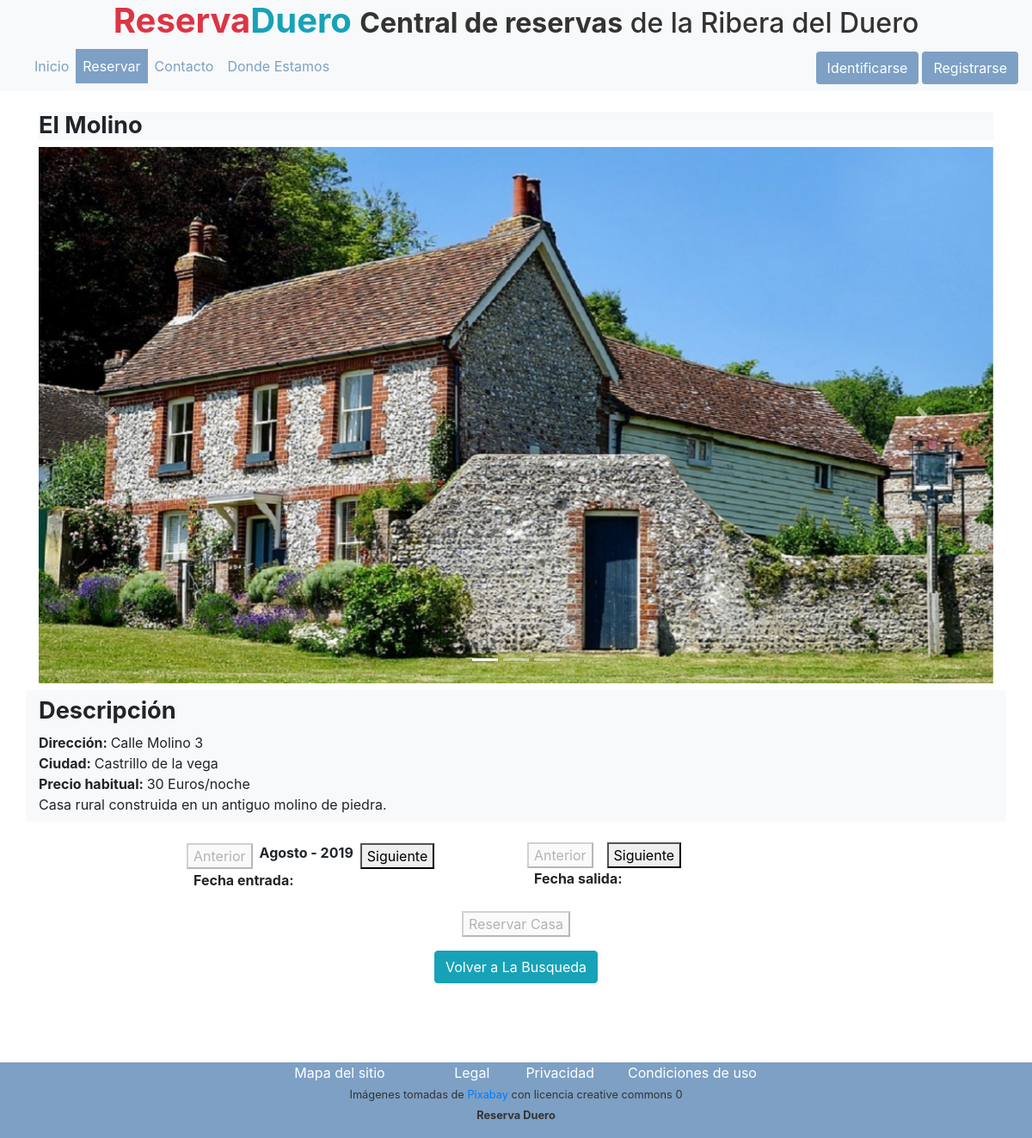
Page /descripcion.php?c=2 on the committed database.
### tables this page shows
CREATE TABLE `imagenes` (
  `id` int(11) NOT NULL,
  `RUTA` varchar(40) NOT NULL,
  `DESCRIPCION` varchar(250) DEFAULT NULL,
  `IDCASA` int(11) NOT NULL,
  `EXTENSION` varchar(4) NOT NULL
);

CREATE TABLE `casasrurales` (
  `id` int(11) NOT NULL,
  `REF` varchar(25) NOT NULL,
  `NOMBRERECINTO` varchar(45) NOT NULL,
  `DIRECCION` varchar(128) NOT NULL,
  `CIUDAD` varchar(25) NOT NULL,
  `CORREORECINTO` varchar(45) NOT NULL,
  `DESCRIPCION` varchar(250) NOT NULL,
  `PRECIOHABITUAL` float NOT NULL,
  `NOMBRECORTO` varchar(32) NOT NULL,
  `FECHAINICIOPUBLICACION` date NOT NULL,
  `FECHAFINALPUBLICACION` date NOT NULL
);

### libs/logica.php (called while the page is built, shortened)
<?php
include_once 'CasasRurales.php';
include_once 'Imagenes.php';
function obtenerimagenescasa($conexion, $id) {
    $sql = "SELECT `id`, `RUTA`, `DESCRIPCION`, `IDCASA`, `EXTENSION` FROM `imagenes` WHERE `IDCASA`=?";
    $idrecinto = 0;
    $ruta = "";
    $descripcion = "";
    $idcasa = 0;
    $extesion = "";
    $retval = array();
    if ($stmt = mysqli_prepare($conexion, $sql)) {
        mysqli_stmt_bind_param($stmt, "i", $id);
        mysqli_stmt_execute($stmt);
        mysqli_stmt_bind_result($stmt, $idrecinto, $ruta, $descripcion, $idcasa, $extesion);
        while (mysqli_stmt_fetch($stmt)) {
            $retval[] = new Imagenes($idrecinto, $ruta, $descripcion, $idcasa, $extesion);
        }
    }
    return $retval;
}
function existecasarural($conexion, $idcasarural) {
    $cantidadcasas = 0;
    $retval = TRUE;
    $sql = "SELECT count(*) as cantidadcasas FROM `casasrurales` WHERE ID=?;";
    if ($stmt = mysqli_prepare($conexion, $sql)) {
        mysqli_stmt_bind_param($stmt, "i", $idcasarural);
        mysqli_stmt_execute($stmt);
        mysqli_stmt_bind_result($stmt, $cantidadcasas);
        if (mysqli_stmt_fetch($stmt) === TRUE) {
            if ($cantidadcasas >= 1) {
                $retval = TRUE;
            } else {
                $retval = FALSE;
            }
        } else {
            $retval = FALSE;
        }
    } else {
        $retval = FALSE;
    }
    return $retval;
}
function obtenerdatoscasa($conexion, $idcasarural) {
    $id = 0;
    $ref = "";
    $nombrecinto = "";
    $nombrecorto = "";
    $direccion = "";
    $ciudad = "";
    $correorecinto = "";
    $descripcion = "";
    $precioahabitual = 0;
    $fechainiciopublicacion = "";
    $fechafinalpublicacion = "";
    $retval = NULL;
    $sql = "SELECT `id`, `REF`, `NOMBRERECINTO`, `NOMBRECORTO`, `DIRECCION`, `CIUDAD`, `CORREORECINTO`, `DESCRIPCION`, `PRECIOHABITUAL`,`FECHAINICIOPUBLICACION`, `FECHAFINALPUBLICACION` FROM `casasrurales` WHERE ID=?";
    if ($stmt = mysqli_prepare($conexion, $sql)) {
        mysqli_stmt_bind_param($stmt, "i", $idcasarural);
        mysqli_stmt_execute($stmt);
        mysqli_stmt_bind_result($stmt, $id, $ref, $nombrecinto, $nombrecorto, $direccion, $ciudad, $correorecinto, $descripcion, $precioahabitual, $fechainiciopublicacion, $fechafinalpublicacion);
        if (mysqli_stmt_fetch($stmt) === TRUE) {
            $retval = new CasasRurales($id, $ref, $nombrecinto, $nombrecorto, $direccion, $ciudad, $correorecinto, $descripcion, $precioahabitual, array(), $fechainiciopublicacion, $fechafinalpublicacion);
            $retval->imagenes = obtenerimagenescasa($conexion, $idcasarural);
        }
    }
    return $retval;
}
?>

### libs/CasasRurales.php (called while the page is built, shortened)
<?php
class CasasRurales {
    public function __construct($id, $ref, $nombrecinto,$nombrecorto,$direccion, $ciudad, $correorecinto, $descripcion,$precioahabitual,$imagenes,$fechainiciopublicacion,$fechafinalpublicacion) {
        $this->nombrecinto = urlencode($nombrecinto);
        $this->direccion = urlencode($direccion);
        $this->ciudad = urlencode($ciudad);
        $this->descripcion = urlencode($descripcion);
        $this->precioahabitual = urlencode($precioahabitual);
    }
}
?>

### libs/Imagenes.php (called while the page is built, shortened)
<?php
class Imagenes {
    public function __construct($id, $ruta, $descripcion, $idcasa,$extension) {
        $this->ruta = urlencode($ruta);
        $this->extension=urlencode($extension);
    }
}
?>

### libs/descripcioncasa.php (the view, shortened to what this page needs)
<?php
include_once 'logica.php';
$conexion = DBConnection::getDBConnection();
if ($conexion === NULL) {
    ?>
    <article class="jumbotron jumbotron-fluid coloresprimarios mt-2 text-white">
        <header class="text-center">
            <h1>
                <strong class="bold">
                    Error Inesperado
                </strong>
            </h1>
        </header>
        <p class="text-center">
            Se ha producido un error inesperado
        </p>
    </article>
    <?php
} else {
    $datoscasa = obtenerdatoscasa($conexion, $_GET["c"]);
    ?>
    <?php
    $texto = "";
    if (count($datoscasa->imagenes) >= 1) {
        $cuenta = count($datoscasa->imagenes);
        $texto = $texto . "<article  class=\"container\">\n";
        $texto = $texto . "  <header class=\"bg-light\">\n";
        $texto = $texto . "    <h1 class=\"bg-light cabeceraoferta\">\n";
        $texto = $texto . "    <strong class=\"bold\">\n";
        $texto = $texto . urldecode($datoscasa->nombrecinto);
        $texto = $texto . "    </strong>\n";
        $texto = $texto . "    </h1>\n";
        $texto = $texto . "  </header>\n";
        $texto = $texto . "<div id=\"myCarousel\" class=\"carousel slide\" data-ride=\"carousel\">\n";
        $texto = $texto . "<ul class=\"carousel-indicators\">\n";
        for ($i = 0; $i < $cuenta; $i++) {
            if ($i == 0) {
                $texto = $texto . "<li data-target = \"#myCarousel\" data-slide-to=\"" . $i . "\" class=\"active\"></li>\n";
            } else {
                $texto = $texto . "<li data-target = \"#myCarousel\" data-slide-to=\"" . $i . "\"></li>\n";
            }
        }
        $texto = $texto . "</ul>\n";
        $texto = $texto . "<div class = \"carousel-inner\">\n";
        for ($i = 0; $i < $cuenta; $i++) {
            if ($i == 0) {
                $texto = $texto . "<div class = \"carousel-item active\">\n";
                $texto = $texto . "<img  src=\"img/" . urldecode($datoscasa->imagenes[$i]->ruta) . "-carousel." . urldecode($datoscasa->imagenes[$i]->extension) . "\" class=\"center-block img-fluid\" alt=\"" . urldecode($datoscasa->nombrecinto) . "\" />\n";
                $texto = $texto . "</div>\n";
            } else {
                $texto = $texto . "<div class = \"carousel-item\">\n";
                $texto = $texto . "<img  src=\"img/" . urldecode($datoscasa->imagenes[$i]->ruta) . "-carousel." . urldecode($datoscasa->imagenes[$i]->extension) . "\" class=\"center-block img-fluid\" alt=\"" . urldecode($datoscasa->nombrecinto) . "\" />\n";
                $texto = $texto . "</div>\n";
            }
        }
        $texto = $texto . "</div>\n";
        $texto = $texto . "<a class = \"carousel-control-prev\" href = \"#myCarousel\" data-slide = \"prev\">\n";
        $texto = $texto . "<span class =\"carousel-control-prev-icon\"></span>\n";
        $texto = $texto . "</a>\n";
        $texto = $texto . "<a class = \"carousel-control-next\" href = \"#myCarousel\" data-slide = \"next\">\n";
        $texto = $texto . "<span class = \"carousel-control-next-icon\"></span>\n";
        $texto = $texto . "</a>\n";
        $texto = $texto . "</div>\n";
        $texto = $texto . "</article>\n";
    }
    print($texto);
    ?>
    <article  class="container bg-light mt-2 pb-2 pt-2">
        <header class="bg-light">
            <h1 class="bg-light cabeceraoferta">
                <strong class="bold">
                    Descripción
                </strong>
            </h1>
        </header>
        <strong class="bold">Dirección: </strong><?php print(urldecode($datoscasa->direccion)); ?><br>
        <strong class="bold">Ciudad: </strong><?php print(urldecode($datoscasa->ciudad)); ?><br>
        <strong class="bold">Precio habitual: </strong><?php print(urldecode($datoscasa->precioahabitual)); ?> Euros/noche<br>
        <?php print(urldecode($datoscasa->descripcion)); ?>
    </article>
    <article class="row justify-content-center ml-1 mr-2">
        <article  class="col-12 col-sm-12 col-md-6 col-lg-4 col-xl-4 mt-4">
            <header>
                <form class="form-inline">
                    <button id="anteriormes" type="button">
                        Anterior
                    </button>
                    <label class="form-label ml-2 mr-2 mb-2"><strong id="calendario_mesmostrado" class="bold"> </strong></label>
                    <button id="siguientemes" type="button">
                        Siguiente
                    </button>
                </form>
            </header>
            <label id="fechaentradaseleccionada" class="form-label ml-2 mr-2" data-fecha="" data-fecha2=""><strong class="bold">Fecha entrada:</strong></label>
        </article>
        <article  class="col-12 col-sm-12 col-md-6 col-lg-4 col-xl-4 mt-4">
            <header>
                <form class="form-inline">
                    <button id="anteriormes2" type="button">
                        Anterior
                    </button>
                    <button id="siguientemes2" type="button">
                        Siguiente
                    </button>
                </form>
            </header>
            <label id="fechasalidaseleccionada" class="form-label ml-2 mr-2" data-fecha="" data-fecha2=""><strong class="bold">Fecha salida:</strong></label>
        </article>
    </article>
    <article class="container-fluid mt-2 d-flex justify-content-center">
        <?php
        if (DEPURACION == TRUE) {
            ?>
            <form action="reservarcasa.php" method="GET" id="formularioreservarcasa" class="form-inline">
                <?php
            } else {
                ?>
                <form action="reservarcasa.php" method="POST" id="formularioreservarcasa" class="form-inline">
                    <?php
                }
                ?>
                <button id="reservarcasa" type="button" disabled>
                    Reservar Casa
                </button>
            </form>
    </article>
    <article class="container-fluid mt-2 d-flex justify-content-center">
        <a href="reservar.php" class="btn btn-info mt-2">Volver a La Busqueda</a>
    </article>
    <?php
}
?>

### css/publica.css (style rules this page uses)
@media (min-width: 1200px) { h1.cabeceraoferta { font-size: 1.7em; } }

### rows in the picture
imagenes: RUTA (picture)
casasrurales: PRECIOHABITUAL "30"

### other values in the picture
$texto "El Molino"
urldecode($datoscasa->direccion) "Calle Molino 3"
urldecode($datoscasa->ciudad) "Castrillo de la vega"
urldecode($datoscasa->descripcion) "Casa rural construida en un antiguo molino de piedra."
